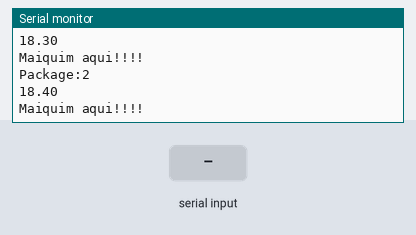
The sketch below on a simulated Arduino Uno, built with avr-gcc and run on an emulated ATmega328P. Parts: the last lines printed to the serial monitor. Inputs (shaded band) come from the test bench. No radio packets arrive unless stated.

Above: at 3.2 s.
3.3 s: "1\n" received over Serial
4.8 s: "0\n" received over Serial
At 5.3 s:
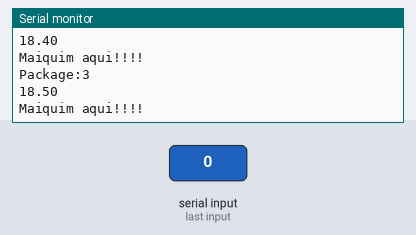
6.3 s: "2\n" received over Serial
At 9.6 s:
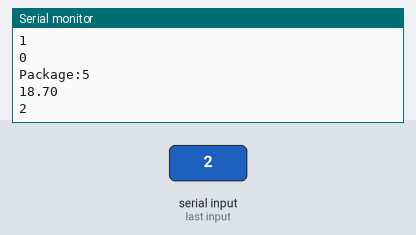
Timing chart, 0 to 11.1 s (numbered marks = the images above; inputs shaded):
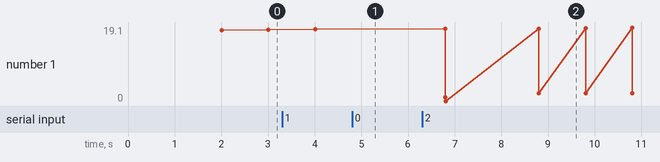

The sketch:

RF_chat.ino
```cpp
#include <SPI.h>
#include "RF24.h"

RF24 myRadio (9, 10);
byte addresses[][6] = {"0"};

struct package
{
  int id=1;
  float temperature = 18.3;
  char  text[100] = "Maiquim aqui!!!!";
};


typedef struct package Package;
Package data;


void setup()
{
  Serial.begin(115200);
  delay(1000);
  myRadio.begin();
  myRadio.setChannel(98); // configura o canal
  myRadio.setPALevel(RF24_PA_MAX);
  myRadio.setDataRate( RF24_250KBPS ) ;
  myRadio.openWritingPipe( addresses[0]);
  delay(1000);
}

void loop()
{
  myRadio.write(&data, sizeof(data));

  Serial.print("\nPackage:");
  Serial.print(data.id);
  Serial.print("\n");
  Serial.println(data.temperature);
  Serial.println(data.text);
  data.id = data.id + 1;
  data.temperature = data.temperature+0.1;

  if(Serial.available()){
    char text1[100];
    String tmp = Serial.readString();
    char p[100];
    tmp.toCharArray(p, 100);
    for(int i = 0; i < 100; i++)
      data.text[i] = p[i];
  }

  if ( myRadio.available())
  {
    while (myRadio.available())
    {
      myRadio.read( &data, sizeof(data) );
    }
    Serial.print("\nPackage:");
    Serial.print(data.id);
    Serial.print("\n");
    Serial.println(data.temperature);
    Serial.println(data.text);
  }

  delay(1000);

}
```

Measured:
- after the input at 6.3 s, the serial monitor: prints a new line after 2.5 s (image 2)
- plotted number 1: 18.5 → 2 after the input at 6.3 s
